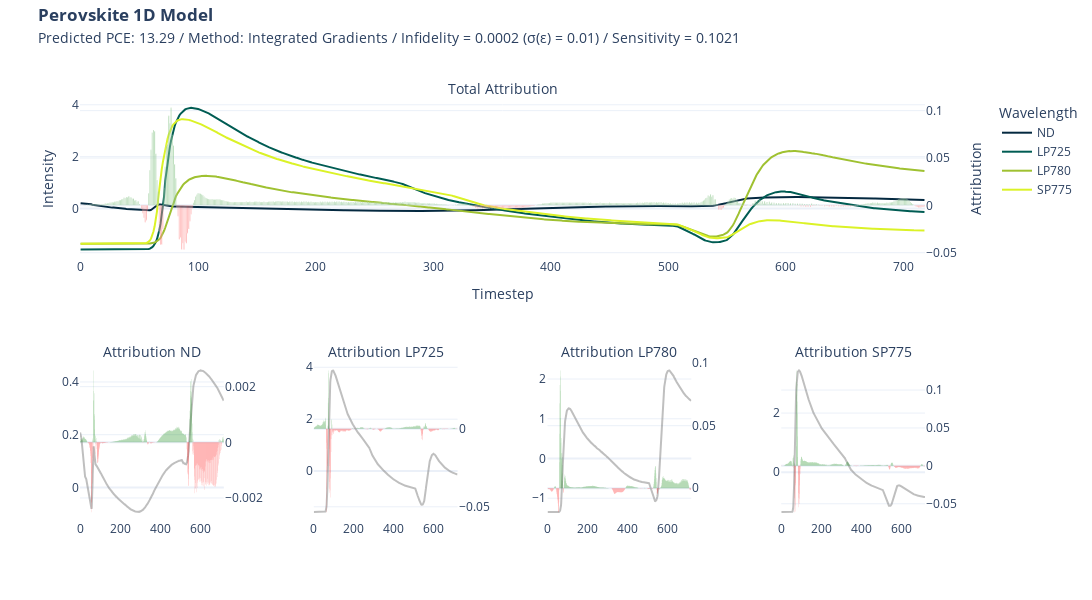

The cell this chart's notebook holds for it:
### Code cell
import plotly.graph_objects as go

def format_title(title, subtitle=None, subtitle_font_size=14):
    title = f'<b>{title}</b>'
    if not subtitle:
        return title
    subtitle = f'<span style="font-size: {subtitle_font_size}px;">{subtitle}</span>'
    return f'{title}<br>{subtitle}'

from plotly.subplots import make_subplots

fig = make_subplots(rows=2, 
                    cols=4, 
                    specs=[[{"secondary_y": True, "colspan": 4}, None,None,None],
                           [{"secondary_y": True},{"secondary_y": True},{"secondary_y": True},{"secondary_y": True}]],
                    subplot_titles=(format_title("", "Total Attribution"), format_title("", "Attribution ND"), format_title("", "Attribution LP725"), format_title("", "Attribution LP780"), format_title("", "Attribution SP775"))
                    )

fig.add_trace(go.Scatter(y=x[0], name = "ND", marker_color="#042940"))
fig.add_trace(go.Scatter(y=x[1], name = "LP725", marker_color="#005C53"))
fig.add_trace(go.Scatter(y=x[2], name = "LP780", marker_color="#9FC131"))
fig.add_trace(go.Scatter(y=x[3], name = "SP775", marker_color="#DBF227"))

fig.add_trace(go.Bar(y=attr_ig.squeeze().sum(axis=0), name = "Attribution",marker_color=np.where(attr_ig.squeeze().sum(axis=0)<0, 'red', 'green'), opacity = 0.5,showlegend=False),secondary_y=True)

fig.update_yaxes(title= "Intensity")
fig.update_yaxes(title_text="Attribution", secondary_y=True)
fig.update_xaxes(title= "Timestep")

fig.add_trace(go.Scatter(y=x[0], name = "ND",marker_color="grey", opacity = 0.5,showlegend=False), row=2, col=1)
fig.add_trace(go.Bar(y=attr_ig.squeeze()[0],marker_color=np.where(attr_ig.squeeze()[0]<0, 'red', 'green'), opacity = 0.5,showlegend=False,marker_line_width=0),secondary_y=True, row=2, col=1)

fig.update_yaxes(title= None, row=2, col=1)
fig.update_yaxes(title_text=None, secondary_y=True, row=2, col=1)
fig.update_xaxes(title= None, row=2, col=1)

fig.add_trace(go.Scatter(y=x[1], name = "LP725",marker_color="grey", opacity = 0.5,showlegend=False), row=2, col=2)
fig.add_trace(go.Bar(y=attr_ig.squeeze()[1],marker_color=np.where(attr_ig.squeeze()[1]<0, 'red', 'green'), opacity = 0.5,showlegend=False,marker_line_width=0),secondary_y=True, row=2, col=2)

fig.update_yaxes(title= None, row=2, col=2)
fig.update_yaxes(title_text=None, secondary_y=True, row=2, col=2)
fig.update_xaxes(title= None, row=2, col=2)

fig.add_trace(go.Scatter(y=x[2], name = "LP780",marker_color="grey", opacity = 0.5,showlegend=False), row=2, col=3)
fig.add_trace(go.Bar(y=attr_ig.squeeze()[2],marker_color=np.where(attr_ig.squeeze()[2]<0, 'red', 'green'), opacity = 0.5,showlegend=False,marker_line_width=0),secondary_y=True, row=2, col=3)

fig.update_yaxes(title= None, row=2, col=3)
fig.update_yaxes(title_text=None, secondary_y=True, row=2, col=3)
fig.update_xaxes(title= None, row=2, col=3)

fig.add_trace(go.Scatter(y=x[3], name = "SP775",marker_color="grey", opacity = 0.5,showlegend=False), row=2, col=4)
fig.add_trace(go.Bar(y=attr_ig.squeeze()[3],marker_color=np.where(attr_ig.squeeze()[3]<0, 'red', 'green'), opacity = 0.5,showlegend=False,marker_line_width=0),secondary_y=True, row=2, col=4)

fig.update_yaxes(title= None, row=2, col=4)
fig.update_yaxes(title_text=None, secondary_y=True, row=2, col=4)
fig.update_xaxes(title= None, row=2, col=4)

fig.update_layout(
    title= format_title("Perovskite 1D Model", 
    "Predicted PCE: " + str(y) + " / Method: Integrated Gradients / Infidelity = " 
    + str(*np.round(infid_ig.numpy(),4)) + " ("+ u"\u03C3" + "(" + u"\u03B5" + ") = " + str(std_noise) + ")" + " / Sensitivity = " + str(*np.round(sens_ig.numpy(),4))),
    legend_title = "Wavelength",
    title_y = 0.965,
    title_x = 0.035,
    template = "plotly_white",
    height=600, width=2200
)

fig.write_image("xai/images/1D/1D_ig.png", scale=2)

fig.show()

### Figure 1 — Plotly figure (JSON) as saved in the notebook; plotly's stock layout.template omitted (floating-point values rounded to 4 significant figures; data arrays with more than 128 entries replaced by an {"elided": "..."} marker saying what was removed)
{"data": [{"marker": {"color": "#042940"}, "name": "ND", "type": "scatter", "y": {"elided": "719 float values"}}, {"marker": {"color": "#005C53"}, "name": "LP725", "type": "scatter", "y": {"elided": "719 float values"}}, {"marker": {"color": "#9FC131"}, "name": "LP780", "type": "scatter", "y": {"elided": "719 float values"}}, {"marker": {"color": "#DBF227"}, "name": "SP775", "type": "scatter", "y": {"elided": "719 float values"}}, {"marker": {"color": {"elided": "719 str values"}}, "name": "Attribution", "opacity": 0.5, "showlegend": false, "type": "bar", "xaxis": "x", "y": {"elided": "719 float values"}, "yaxis": "y2"}, {"marker": {"color": "grey"}, "name": "ND", "opacity": 0.5, "showlegend": false, "type": "scatter", "xaxis": "x2", "y": {"elided": "719 float values"}, "yaxis": "y3"}, {"marker": {"color": {"elided": "719 str values"}, "line": {"width": 0}}, "opacity": 0.5, "showlegend": false, "type": "bar", "xaxis": "x2", "y": {"elided": "719 float values"}, "yaxis": "y4"}, {"marker": {"color": "grey"}, "name": "LP725", "opacity": 0.5, "showlegend": false, "type": "scatter", "xaxis": "x3", "y": {"elided": "719 float values"}, "yaxis": "y5"}, {"marker": {"color": {"elided": "719 str values"}, "line": {"width": 0}}, "opacity": 0.5, "showlegend": false, "type": "bar", "xaxis": "x3", "y": {"elided": "719 float values"}, "yaxis": "y6"}, {"marker": {"color": "grey"}, "name": "LP780", "opacity": 0.5, "showlegend": false, "type": "scatter", "xaxis": "x4", "y": {"elided": "719 float values"}, "yaxis": "y7"}, {"marker": {"color": {"elided": "719 str values"}, "line": {"width": 0}}, "opacity": 0.5, "showlegend": false, "type": "bar", "xaxis": "x4", "y": {"elided": "719 float values"}, "yaxis": "y8"}, {"marker": {"color": "grey"}, "name": "SP775", "opacity": 0.5, "showlegend": false, "type": "scatter", "xaxis": "x5", "y": {"elided": "719 float values"}, "yaxis": "y9"}, {"marker": {"color": {"elided": "719 str values"}, "line": {"width": 0}}, "opacity": 0.5, "showlegend": false, "type": "bar", "xaxis": "x5", "y": {"elided": "719 float values"}, "yaxis": "y10"}], "layout": {"annotations": [{"font": {"size": 16}, "showarrow": false, "text": "<b></b><br><span style=\"font-size: 14px;\">Total Attribution</span>", "x": 0.47, "xanchor": "center", "xref": "paper", "y": 1, "yanchor": "bottom", "yref": "paper"}, {"font": {"size": 16}, "showarrow": false, "text": "<b></b><br><span style=\"font-size: 14px;\">Attribution ND</span>", "x": 0.08, "xanchor": "center", "xref": "paper", "y": 0.375, "yanchor": "bottom", "yref": "paper"}, {"font": {"size": 16}, "showarrow": false, "text": "<b></b><br><span style=\"font-size: 14px;\">Attribution LP725</span>", "x": 0.34, "xanchor": "center", "xref": "paper", "y": 0.375, "yanchor": "bottom", "yref": "paper"}, {"font": {"size": 16}, "showarrow": false, "text": "<b></b><br><span style=\"font-size: 14px;\">Attribution LP780</span>", "x": 0.6, "xanchor": "center", "xref": "paper", "y": 0.375, "yanchor": "bottom", "yref": "paper"}, {"font": {"size": 16}, "showarrow": false, "text": "<b></b><br><span style=\"font-size: 14px;\">Attribution SP775</span>", "x": 0.86, "xanchor": "center", "xref": "paper", "y": 0.375, "yanchor": "bottom", "yref": "paper"}], "height": 600, "legend": {"title": {"text": "Wavelength"}}, "title": {"text": "<b>Perovskite 1D Model</b><br><span style=\"font-size: 14px;\">Predicted PCE: 13.29 / Method: Integrated Gradients / Infidelity = 0.0002 (σ(ε) = 0.01) / Sensitivity = 0.1021</span>", "x": 0.035, "y": 0.965}, "width": 2200, "xaxis": {"anchor": "y", "domain": [0, 0.94], "title": {"text": "Timestep"}}, "xaxis2": {"anchor": "y3", "domain": [0, 0.16], "title": {}}, "xaxis3": {"anchor": "y5", "domain": [0.26, 0.42], "title": {}}, "xaxis4": {"anchor": "y7", "domain": [0.52, 0.68], "title": {}}, "xaxis5": {"anchor": "y9", "domain": [0.78, 0.94], "title": {}}, "yaxis": {"anchor": "x", "domain": [0.625, 1], "title": {"text": "Intensity"}}, "yaxis10": {"anchor": "x5", "overlaying": "y9", "side": "right", "title": {}}, "yaxis2": {"anchor": "x", "overlaying": "y", "side": "right", "title": {"text": "Attribution"}}, "yaxis3": {"anchor": "x2", "domain": [0, 0.375], "title": {}}, "yaxis4": {"anchor": "x2", "overlaying": "y3", "side": "right", "title": {}}, "yaxis5": {"anchor": "x3", "domain": [0, 0.375], "title": {}}, "yaxis6": {"anchor": "x3", "overlaying": "y5", "side": "right", "title": {}}, "yaxis7": {"anchor": "x4", "domain": [0, 0.375], "title": {}}, "yaxis8": {"anchor": "x4", "overlaying": "y7", "side": "right", "title": {}}, "yaxis9": {"anchor": "x5", "domain": [0, 0.375], "title": {}}}}
